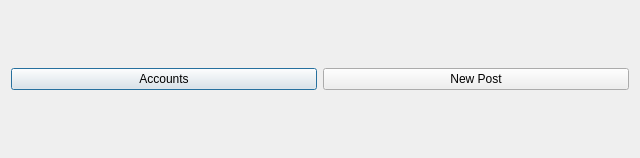
<?xml version="1.0" encoding="UTF-8"?>
<ui version="4.0">
 <class>mainDialog</class>
 <widget class="QDialog" name="mainDialog">
  <property name="geometry">
   <rect>
    <x>0</x>
    <y>0</y>
    <width>640</width>
    <height>158</height>
   </rect>
  </property>
  <property name="windowTitle">
   <string>Dialog</string>
  </property>
  <layout class="QVBoxLayout" name="verticalLayout">
   <item>
    <spacer name="verticalSpacer">
     <property name="orientation">
      <enum>Qt::Vertical</enum>
     </property>
     <property name="sizeHint" stdset="0">
      <size>
       <width>20</width>
       <height>54</height>
      </size>
     </property>
    </spacer>
   </item>
   <item>
    <layout class="QHBoxLayout" name="horizontalLayout">
     <item>
      <widget class="QPushButton" name="accountsButton">
       <property name="text">
        <string>Accounts</string>
       </property>
      </widget>
     </item>
     <item>
      <widget class="QPushButton" name="postButton">
       <property name="text">
        <string>New Post</string>
       </property>
      </widget>
     </item>
    </layout>
   </item>
   <item>
    <spacer name="verticalSpacer_2">
     <property name="orientation">
      <enum>Qt::Vertical</enum>
     </property>
     <property name="sizeHint" stdset="0">
      <size>
       <width>20</width>
       <height>53</height>
      </size>
     </property>
    </spacer>
   </item>
  </layout>
 </widget>
 <resources/>
 <connections/>
</ui>
